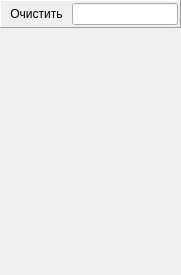
<?xml version="1.0" encoding="UTF-8"?>
<ui version="4.0">
 <class>ClassTreeView</class>
 <widget class="QWidget" name="ClassTreeView">
  <property name="geometry">
   <rect>
    <x>0</x>
    <y>0</y>
    <width>181</width>
    <height>275</height>
   </rect>
  </property>
  <property name="windowTitle">
   <string>Form</string>
  </property>
  <layout class="QVBoxLayout" name="verticalLayout">
   <property name="spacing">
    <number>0</number>
   </property>
   <property name="margin">
    <number>0</number>
   </property>
   <item>
    <widget class="QFrame" name="frameFilter">
     <property name="frameShape">
      <enum>QFrame::Panel</enum>
     </property>
     <property name="frameShadow">
      <enum>QFrame::Raised</enum>
     </property>
     <layout class="QHBoxLayout" name="horizontalLayout">
      <property name="spacing">
       <number>2</number>
      </property>
      <property name="margin">
       <number>2</number>
      </property>
      <item>
       <widget class="QToolButton" name="toolButtonClean">
        <property name="text">
         <string>Очистить</string>
        </property>
        <property name="icon">
         <iconset resource="modeleride.qrc">
          <normaloff>:/cleanfilter</normaloff>:/cleanfilter</iconset>
        </property>
        <property name="iconSize">
         <size>
          <width>16</width>
          <height>16</height>
         </size>
        </property>
        <property name="autoRaise">
         <bool>true</bool>
        </property>
       </widget>
      </item>
      <item>
       <widget class="QLineEdit" name="lineEditFiler"/>
      </item>
     </layout>
    </widget>
   </item>
   <item>
    <widget class="QTreeView" name="treeView">
     <property name="styleSheet">
      <string notr="true">QTreeView {background: palette(Window);}</string>
     </property>
     <property name="frameShape">
      <enum>QFrame::NoFrame</enum>
     </property>
     <property name="editTriggers">
      <set>QAbstractItemView::NoEditTriggers</set>
     </property>
     <property name="expandsOnDoubleClick">
      <bool>false</bool>
     </property>
     <attribute name="headerVisible">
      <bool>false</bool>
     </attribute>
    </widget>
   </item>
  </layout>
 </widget>
 <resources>
  <include location="modeleride.qrc"/>
 </resources>
 <connections>
  <connection>
   <sender>toolButtonClean</sender>
   <signal>clicked()</signal>
   <receiver>lineEditFiler</receiver>
   <slot>clear()</slot>
   <hints>
    <hint type="sourcelabel">
     <x>14</x>
     <y>14</y>
    </hint>
    <hint type="destinationlabel">
     <x>102</x>
     <y>14</y>
    </hint>
   </hints>
  </connection>
 </connections>
</ui>
